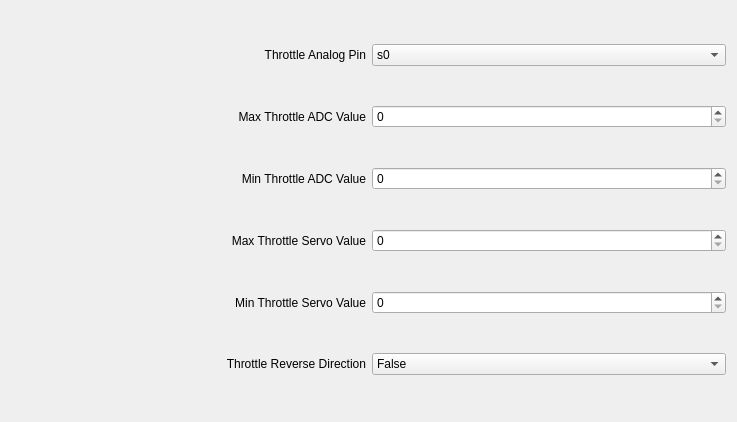
             <widget class="QWidget" name="scrollAreaWidgetContents_19">
              <property name="geometry">
               <rect>
                <x>0</x>
                <y>0</y>
                <width>737</width>
                <height>422</height>
               </rect>
              </property>
              <layout class="QGridLayout" name="gridLayout_20">
               <item row="0" column="0">
                <layout class="QHBoxLayout" name="horizontalLayout_61">
                 <item>
                  <widget class="QLabel" name="label_61">
                   <property name="text">
                    <string>Throttle Analog Pin</string>
                   </property>
                   <property name="alignment">
                    <set>Qt::AlignRight|Qt::AlignTrailing|Qt::AlignVCenter</set>
                   </property>
                  </widget>
                 </item>
                 <item>
                  <widget class="QComboBox" name="throttle_an_pin">
                   <property name="currentIndex">
                    <number>0</number>
                   </property>
                   <item>
                    <property name="text">
                     <string>s0</string>
                    </property>
                   </item>
                   <item>
                    <property name="text">
                     <string>s1</string>
                    </property>
                   </item>
                   <item>
                    <property name="text">
                     <string>s2</string>
                    </property>
                   </item>
                   <item>
                    <property name="text">
                     <string>s3</string>
                    </property>
                   </item>
                  </widget>
                 </item>
                </layout>
               </item>
               <item row="2" column="0">
                <layout class="QHBoxLayout" name="horizontalLayout_62">
                 <item>
                  <widget class="QLabel" name="label_62">
                   <property name="text">
                    <string>Max Throttle ADC Value</string>
                   </property>
                   <property name="alignment">
                    <set>Qt::AlignRight|Qt::AlignTrailing|Qt::AlignVCenter</set>
                   </property>
                  </widget>
                 </item>
                 <item>
                  <widget class="QSpinBox" name="max_throttle_adc">
                   <property name="minimum">
                    <number>0</number>
                   </property>
                   <property name="maximum">
                    <number>65535</number>
                   </property>
                   <property name="value">
                    <number>0</number>
                   </property>
                  </widget>
                 </item>
                </layout>
               </item>
               <item row="5" column="0">
                <layout class="QHBoxLayout" name="horizontalLayout_63">
                 <item>
                  <widget class="QLabel" name="label_63">
                   <property name="text">
                    <string>Max Throttle Servo Value</string>
                   </property>
                   <property name="alignment">
                    <set>Qt::AlignRight|Qt::AlignTrailing|Qt::AlignVCenter</set>
                   </property>
                  </widget>
                 </item>
                 <item>
                  <widget class="QSpinBox" name="max_throttle_servo">
                   <property name="maximum">
                    <number>65535</number>
                   </property>
                  </widget>
                 </item>
                </layout>
               </item>
               <item row="7" column="0">
                <layout class="QHBoxLayout" name="horizontalLayout_93">
                 <item>
                  <widget class="QLabel" name="label_93">
                   <property name="text">
                    <string>Throttle Reverse Direction</string>
                   </property>
                   <property name="alignment">
                    <set>Qt::AlignRight|Qt::AlignTrailing|Qt::AlignVCenter</set>
                   </property>
                  </widget>
                 </item>
                 <item>
                  <widget class="QComboBox" name="throttle_reverse">
                   <property name="currentIndex">
                    <number>1</number>
                   </property>
                   <item>
                    <property name="text">
                     <string>True</string>
                    </property>
                   </item>
                   <item>
                    <property name="text">
                     <string>False</string>
                    </property>
                   </item>
                  </widget>
                 </item>
                </layout>
               </item>
               <item row="3" column="0">
                <layout class="QHBoxLayout" name="horizontalLayout_67">
                 <item>
                  <widget class="QLabel" name="label_67">
                   <property name="text">
                    <string>Min Throttle ADC Value</string>
                   </property>
                   <property name="alignment">
                    <set>Qt::AlignRight|Qt::AlignTrailing|Qt::AlignVCenter</set>
                   </property>
                  </widget>
                 </item>
                 <item>
                  <widget class="QSpinBox" name="min_throttle_adc">
                   <property name="maximum">
                    <number>65535</number>
                   </property>
                  </widget>
                 </item>
                </layout>
               </item>
               <item row="6" column="0">
                <layout class="QHBoxLayout" name="horizontalLayout_71">
                 <item>
                  <widget class="QLabel" name="label_71">
                   <property name="text">
                    <string>Min Throttle Servo Value</string>
                   </property>
                   <property name="alignment">
                    <set>Qt::AlignRight|Qt::AlignTrailing|Qt::AlignVCenter</set>
                   </property>
                  </widget>
                 </item>
                 <item>
                  <widget class="QSpinBox" name="min_throttle_servo">
                   <property name="maximum">
                    <number>65535</number>
                   </property>
                  </widget>
                 </item>
                </layout>
               </item>
              </layout>
             </widget>
